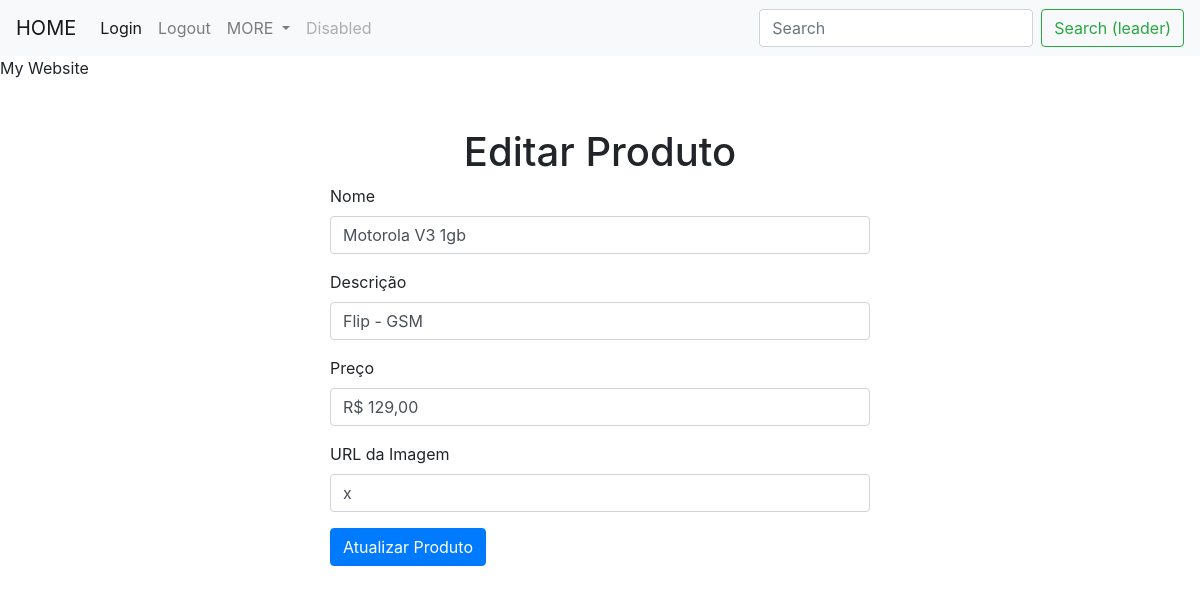
Screenshot of /edit/5 with the database file from the repository.
### tutorial.py (models this page shows)
class Produto(db.Model):
    id = db.Column(db.Integer, primary_key=True)
    nome = db.Column(db.String(80), nullable=False)
    descricao = db.Column(db.String(200), nullable=False)
    preco = db.Column(db.String(20), nullable=False)
    imagem = db.Column(db.String(200), nullable=False)

### tutorial.py (the view)
@app.route('/edit/<int:produto_id>', methods=['GET', 'POST'])
def edit(produto_id):
    produto = Produto.query.get_or_404(produto_id)
    form = EditarProdutoForm()
    if form.validate_on_submit():
        produto.nome = form.nome.data
        produto.descricao = form.descricao.data
        produto.preco = form.preco.data
        produto.imagem = form.imagem.data
        db.session.commit()
        flash('Produto atualizado com sucesso!', 'success')
        return redirect(url_for('index'))
    elif request.method == 'GET':
        form.nome.data = produto.nome
        form.descricao.data = produto.descricao
        form.preco.data = produto.preco
        form.imagem.data = produto.imagem
    return render_template('edit.html', form=form, produto=produto)

### forms.py
class EditarProdutoForm(FlaskForm):
    nome = StringField('Nome', validators=[DataRequired()])
    descricao = StringField('Descrição', validators=[DataRequired()])
    preco = StringField('Preço', validators=[DataRequired()])
    imagem = StringField('URL da Imagem', validators=[DataRequired()])
    submit = SubmitField('Atualizar Produto')

### templates/edit.html (shortened to what this page needs)
{% extends "base.html" %}
{% block content %}
<head>
</head>
<body>
    <div class="container mt-5">
        <h1 class="text-center">Editar Produto</h1>
        <div class="row justify-content-center">
            <div class="col-md-6">
                <form method="POST" action="{{ url_for('view', produto_id=produto.id) }}">
                    <div class="form-group">
                        {{ form.nome.label(class="form-label") }}
                        {{ form.nome(class="form-control") }}
                    </div>
                    <div class="form-group">
                        {{ form.descricao.label(class="form-label") }}
                        {{ form.descricao(class="form-control") }}
                    </div>
                    <div class="form-group">
                        {{ form.preco.label(class="form-label") }}
                        {{ form.preco(class="form-control") }}
                    </div>
                    <div class="form-group">
                        {{ form.imagem.label(class="form-label") }}
                        {{ form.imagem(class="form-control") }}
                    </div>
                    <div class="form-group">
                        {{ form.submit(class="btn btn-primary") }}
                    </div>
                </form>
            </div>
        </div>
    </div>
</body>
{% endblock content %}

### rows the page displays
Produto: nome "Motorola V3 1gb", descricao "Flip - GSM", preco "R$ 129,00", imagem "x"
